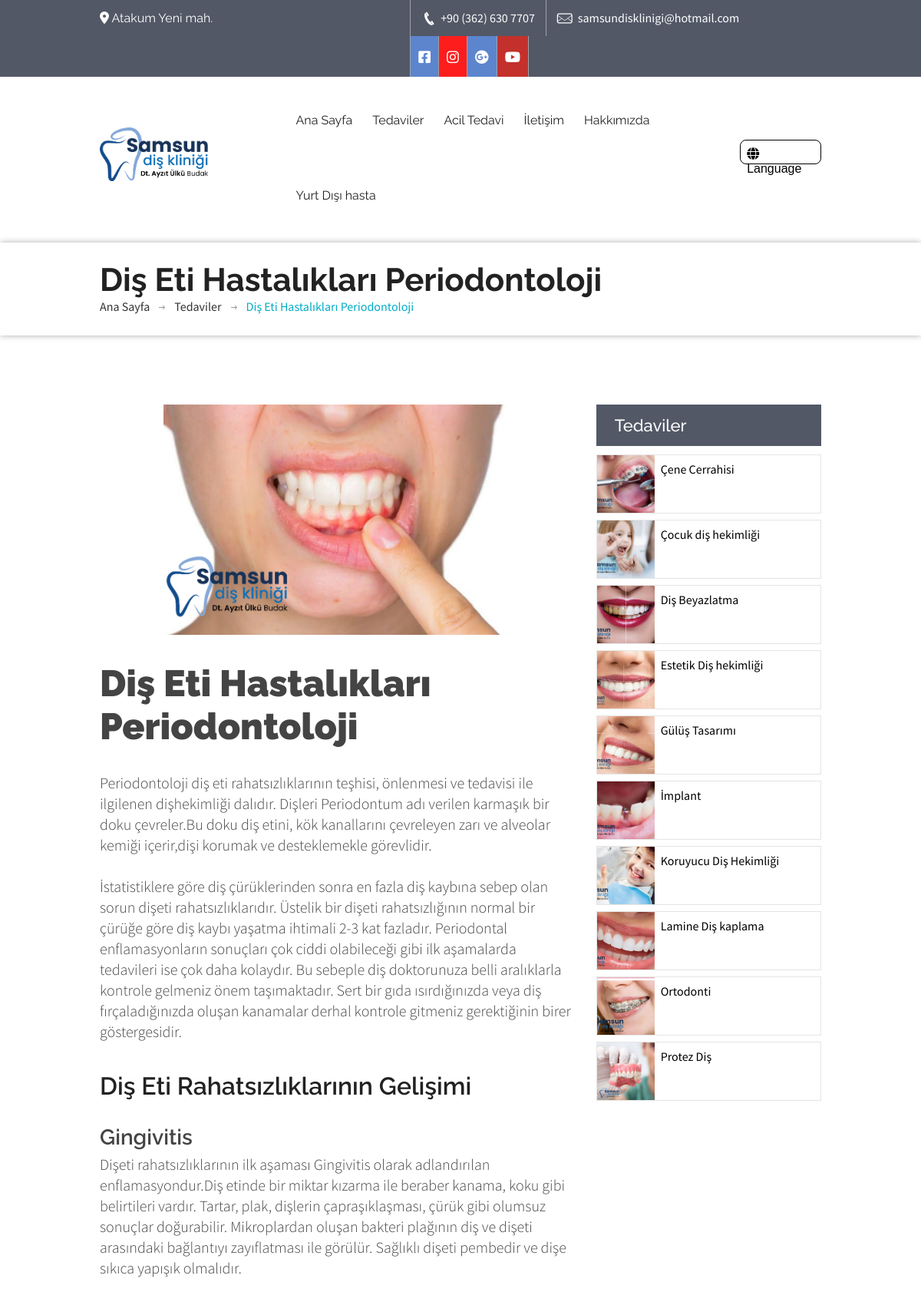
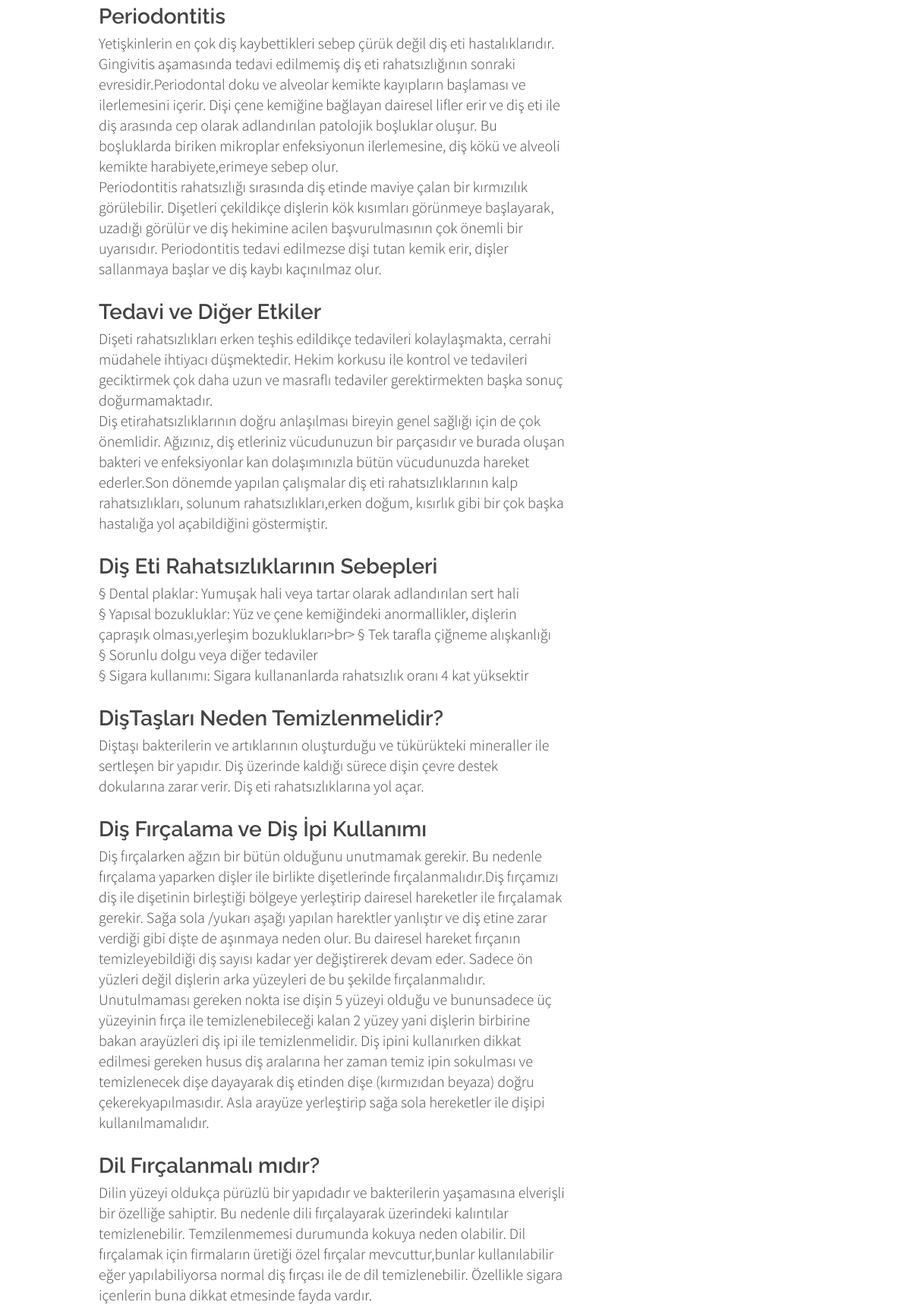
Page /service/dis-eti-hastaliklari-periodontoloji/ (upper part) on the committed database (2 pictures, top to bottom).
### clinic/models.py (models this page shows, shortened)
class Media(models.Model):
    name = models.CharField(max_length=25)
    icon_markdown = models.CharField(max_length=250)
    hex_icon_color = models.CharField(max_length=10,default="#5c85ce")
    link = models.TextField()

class CustomPage(models.Model):
    menu_name = models.CharField(max_length=50)
    title = models.CharField(max_length=50)
    slug = models.SlugField(max_length=250,unique=True)
    content = models.TextField()
    image = models.ImageField(upload_to='custom_pages/images')
    show_image = models.BooleanField(default=True)
    banner = models.ImageField(upload_to='custom_pages/banners',null=True,blank=True)
    show_banner = models.BooleanField(default=False)
    show_services_sidebar = models.BooleanField(default=True)
    show_in_header = models.BooleanField()
    show_in_footer = models.BooleanField()
    def get_absolute_url(self):
        return reverse('clinic:custom_page',args=[
            self.slug
        ])

class Service(models.Model):
    title = models.CharField(max_length=50)
    slug = models.SlugField(max_length=250,unique=True,null=True,blank=True)
    content = models.TextField()
    image = models.ImageField(upload_to='service')
    icon = models.ImageField(upload_to='service_icons',blank=True,null=True)
    def get_absolute_url(self):
        return reverse('clinic:service_detail',args=[
            self.slug
        ])

### clinic/views.py (the view)
# urls.py: path('service/<str:slug>/',views.service_detail,name='service_detail'),
def service_detail(request,slug):
	service = Service.objects.get(slug=slug)
	other_services = Service.objects.all().exclude(slug=slug)
	return render(request,'clinic/service_details.html',{
		'service':service,
		'other_services':other_services
	})

### clinic/templatetags/clinic_tags.py (called while the page is built)
@register.filter(name='markdown')
def markdown_format(text):
	return mark_safe(markdown.markdown(text))

@register.filter(name='get_const')
def get_const(const_name):
	return consts.__dict__.get(const_name,None)

@register.inclusion_tag('clinic/component/header_pages.html')
def show_header_pages(page):
	pages = CustomPage.objects.all().filter(show_in_header=True)
	return {
		'header_pages':pages,
		'current_page':page
	}

@register.inclusion_tag('clinic/component/header_services.html')
def show_header_services():
	services = Service.objects.all()
	return {
		'services':services
	}

@register.inclusion_tag('clinic/component/footer_pages.html')
def show_footer_pages():
	pages = CustomPage.objects.all().filter(show_in_footer=True)
	return {
		'footer_pages': pages,
	}

@register.inclusion_tag('clinic/component/services_sidebar.html')
def show_services_sidebar(services=None):
	if not services:
		services = Service.objects.all()
	return {
		'services':services,
	}

@register.inclusion_tag('clinic/component/media.html')
def show_media():
	media = Media.objects.all()
	return {
		'media':media
	}

### templates/clinic/service_details.html (shortened to what this page needs)
{% extends '../origin/base.html' %}
{% load static %}
{% load clinic_tags %}
{% block content %}
<div class="sub-banner">
   <div class="detail">
      <div class="container">
         <div class="row">
            <div class="col-md-12">
               <div class="paging">
                  <h2>{{ service.title }}</h2>
                  <ul>
                     <li><a href="index-2.html">Ana Sayfa</a></li>
                     <li><a href="#.">Tedaviler</a></li>
                     <li><a>{{ service.title }}</a></li>
                  </ul>
               </div>
            </div>
         </div>
      </div>
   </div>
</div>
<div class="content">
   <div class="news-posts">
      <div class="container" style="margin-bottom: 1em;">
         <div class="row">
            <div class="col-md-8">
               <div class="news-detail">
                  <img style="height: 300px; object-fit: contain;" src="{{ service.image.url }}" alt="">
                  <div class="detail">
                     <h1 style="font-size: 3em !important">{{ service.title }}</h1>
                     <p>
                        {{ service.content|markdown }}
                     </p>
                  </div>
               </div>
            </div>
            {% show_services_sidebar other_services %}
         </div>
      </div>
   </div>
</div>
{% endblock %}

### templates/clinic/component/media.html
{% load clinic_tags %}
<ul  class="social-icons">
	{% for media in media %}
		<li><a style="background: {{media.hex_icon_color}}" href="{{media.link}}" class="fb">{{media.icon_markdown|markdown}}</a></li>
	{% endfor %}
</ul>

### templates/clinic/component/header_pages.html
{% for page in header_pages %}
   <li class="{% if current_page.id == page.id and page %}item-select{% endif %}">
      <a href="{{ page.get_absolute_url }}">{{ page.menu_name }}</a>
   </li>
{% endfor %}

### templates/clinic/component/services_sidebar.html (shortened to what this page needs)
<div class="col-md-4">
   <div class="recent-posts">
      <h6 class="bar-title" style="margin-bottom: 0.5em">Tedaviler</h6>
      {% if services %}
         {% for service in services %}
            <div style="display: flex;margin-bottom: 0.5em; border: 1px solid rgba(0,0,0,0.1)">
               <a style="display: block;" href="{{ service.get_absolute_url }}"><img style="height: 75px; max-width: 75px; object-fit: cover;" src="{{ service.image.url }}" alt="service image"></a>
               <a style="padding: 0.5em;display: block; color: black !important; width: calc(100% - 75px)" href="{{ service.get_absolute_url }}" class="title">{{ service.title }}</a>
            </div>
         {% endfor %}
      {% else %}
         <p style="margin-top:1em">Şuanda mevcut tedavi yok :(</p>
      {% endif %}
   </div>
</div>

### static/css/medical-guide.css (style rules this page uses)
body { background:#fff; font-family: 'Source Sans Pro', sans-serif; color:#444444; }
* { margin:0px; padding:0px; }
h1 { font-weight: 900; font-family: 'Raleway', sans-serif; font-size:54px; }
h2 { font-weight: 700; font-size:42px; font-family: 'Raleway', sans-serif; color:#222222; }
h3 { text-transform:uppercase; font-weight: 300; font-size:32px; font-family: 'Raleway', sans-serif; }
h4 { font-weight: 600; font-size:28px; font-family: 'Raleway', sans-serif; }
h6 { font-weight: 600; font-size:22px; font-family: 'Raleway', sans-serif; }
p { font-family: 'Source Sans Pro', sans-serif; font-weight:300; font-size:20px; line-height: 27px; }
a { text-decoration:none; }
li { list-style:none; }
a { transition: background-color 0.5s ease; }
img { width:100%; }
.top-bar .get-touch ul { float:left; }
.top-bar .get-touch li { float:left; border-left: solid 1px #9fa3aa; }
.top-bar .get-touch li:last-child { border-right: none; }
.top-bar .social-icons li:last-child { border-right: solid 1px #9fa3aa; }
.top-bar .get-touch li a { color: #fff; padding: 13px 14px; float: left; }
.top-bar .get-touch li i { font-size:18px; }
.top-bar .get-touch .social-icons { float:left; }
.top-bar .get-touch .social-icons li a { padding:13px 10px; }
.header .nav li { float:left; padding: 11px 0; }
.header .nav li a { color:#333; font-family: 'Raleway', sans-serif; font-size: 16px; padding:12px 24px !important; }
.header2 .nav li a { padding: 42px 20px 28px 20px; }
.header2 .nav li { background: none; border-radius: 0; padding:46px 0 32px 0; }
.header2 .nav li a { color: #222; padding: 46px 20px 32px 20px; }
.content { margin:0 0 0 0; }
.sub-banner .detail { box-shadow: 0 0 8px 0 rgba(0, 0, 0, 0.32); padding:24px 0 28px 0; }
.sub-banner .detail ul li { float: left; background: url(../images/paging-arrow.png) no-repeat right 9px; padding: 0 20px 0 0; margin: 0 12px 0 0; }
.sub-banner .detail ul li:last-child { background:none; }
.sub-banner .detail ul li a { color:#333333; }
.news-posts { padding:90px 0 0 0; }
.news-posts h6.bar-title { background: #525866; font-weight: 500; color: #fff; padding: 14px 24px; display: block; }
.news-posts .news-detail { margin: 0 0 0 0; }
.news-posts .news-detail .detail { margin:35px 0 0 0; }
.news-posts .news-detail .detail h3 { color: #222222; font-weight: 600; text-transform: none; margin: 12px 0 0 0; }
.news-posts .news-detail .detail p { margin:5px 0 0 0; }
ul.resp-tabs-list, p { margin: 0px;padding: 0px; }

### static/css/default-color.css (style rules this page uses)
.sub-banner .detail ul li:last-child a { color:#02adc6; }

### static/css/dropmenu.css (style rules this page uses)
ul.wtf-menu li { display: block; position: relative; }

### static/css/custom.css (style rules this page uses)
body { top: 0px !important; }

### rows in the picture
CustomPage: menu_name "Acil Tedavi"
CustomPage: menu_name "İletişim"
CustomPage: menu_name "Hakkımızda"
CustomPage: menu_name "Yurt Dışı hasta"
Service: title "Diş Eti Hastalıkları Periodontoloji", image (picture), content "Periodontoloji diş eti rahatsızlıklarının teşhisi, önlenmesi ve tedavisi ile ilgilenen dişhekimliği dalıdır. Dişleri Periodontum adı verilen karmaşık bir doku çevreler.Bu doku diş etini, kök kanallarını çevreleyen zarı ve alveolar kemiği içerir,dişi korumak ve desteklemekle görevlidir. İstatistiklere göre diş çürüklerinden sonra en fazla diş kaybına sebep olan sorun dişeti rahatsızlıklarıdır. Üstelik bir dişeti rahatsızlığının normal bir çürüğe göre diş kaybı yaşatma ihtimali 2-3 kat fazladır. Periodontal enflamasyonların sonuçları çok ciddi olabileceği gibi ilk aşamalarda tedavileri ise çok daha kolaydır. Bu sebeple diş doktorunuza belli aralıklarla kontrole gelmeniz önem taşımaktadır.…"
Service: image (picture), title "Çene Cerrahisi"
Service: image (picture), title "Çocuk diş hekimliği"
Service: image (picture), title "Diş Beyazlatma"
Service: image (picture), title "Estetik Diş hekimliği"
Service: image (picture), title "Gülüş Tasarımı"
Service: image (picture), title "İmplant"
Service: image (picture), title "Koruyucu Diş Hekimliği"
Service: image (picture), title "Lamine Diş kaplama"
Service: image (picture), title "Ortodonti"
Service: image (picture), title "Protez Diş"

### other values in the picture
{{ 'PHONE_REPR'|get_const }} "+90 (362) 630 7707"
{{ 'MAIL'|get_const }} "samsundisklinigi@hotmail.com"
